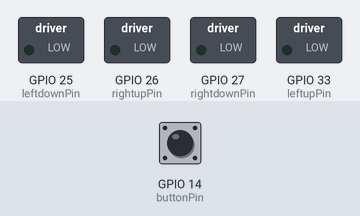
Recording of a sketch running on a simulated ESP32. Shown: switched loads named in the sketch (green lamp = pin HIGH). The test bench sets the inputs (shaded band); at power-on: GPIO 14 (buttonPin) HIGH.

Above: at 1.2 s.
1.3 s: GPIO 14 (buttonPin) pulled LOW for 0.15 s
At 2.4 s:
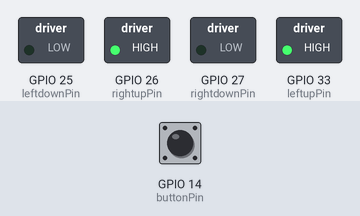
4.2 s: GPIO 14 (buttonPin) pulled LOW for 1 s
At 6.3 s:
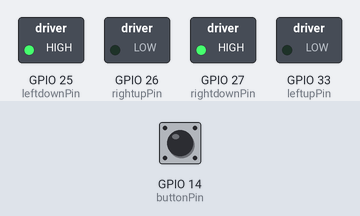
7.9 s: GPIO 14 (buttonPin) pulled LOW for 0.15 s
At 10.0 s:
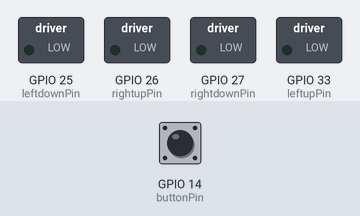
10.2 s: GPIO 14 (buttonPin) pulled LOW for 3.2 s
At 12.8 s:
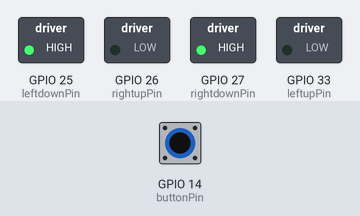
14.9 s: GPIO 14 (buttonPin) pulsed LOW 2 times (0.12 s each, 0.3 s apart)
At 16.4 s:
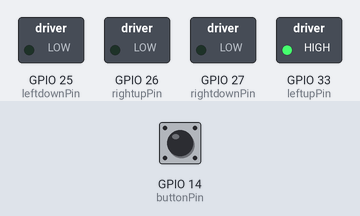
18.5 s: GPIO 14 (buttonPin) pulsed LOW 5 times (0.12 s each, 0.3 s apart)
At 20.9 s:
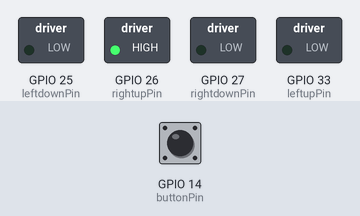
Timing chart, 0 to 22.6 s (numbered marks = the images above; inputs shaded):
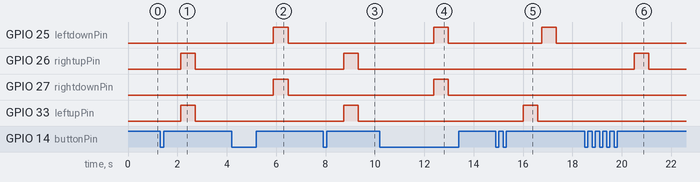

Measured:
- after the input at 1.3 s, GPIO 26 (rightupPin), GPIO 33 (leftupPin): LOW → HIGH after 0.83 s, → LOW 0.60 s later
- after the input at 4.2 s, GPIO 25 (leftdownPin), GPIO 27 (rightdownPin): LOW → HIGH after 1.7 s, → LOW 0.60 s later
- after the input at 7.9 s, GPIO 26 (rightupPin), GPIO 33 (leftupPin): LOW → HIGH after 0.83 s, → LOW 0.60 s later
- after the input at 10.2 s, GPIO 25 (leftdownPin), GPIO 27 (rightdownPin): LOW → HIGH after 2.2 s, → LOW 0.60 s later
- after the input at 14.9 s, GPIO 25 (leftdownPin): LOW → HIGH after 1.9 s, → LOW 0.60 s later; GPIO 33 (leftupPin): LOW → HIGH after 1.1 s, → LOW 0.60 s later
- after the input at 18.5 s, GPIO 26 (rightupPin): LOW → HIGH after 2.0 s, → LOW 0.60 s later

The sketch:

miataWinkSoftPWM.ino
```cpp
// Miata headlight motor controller
// ESP32 DevKit V1
// Non-blocking + soft-start PWM via MOSFETs

#include <Arduino.h>

// ===================== PINS =====================
#define buttonPin 14

#define leftupPin 33
#define leftdownPin 25
#define rightupPin 26
#define rightdownPin 27

// ===================== PWM =====================
#define PWM_FREQ       1500     // Hz (safe for motors, quiet)
#define PWM_RESOLUTION 8        // 8-bit (0–255)
#define PWM_MAX        255
#define PWM_RAMP_TIME  150      // ms soft-start ramp
#define MOTOR_TIME     750      // ms motor activation time for up/down
#define MAX_MOTOR_TIME 900      // ms maximum motor time as safety cutoff
#define WAVE_STEP_DELAY  (MOTOR_TIME*0.75) // Time between wave steps (overlap timing)

#define CH_LEFT_UP     0
#define CH_RIGHT_UP    1
#define CH_LEFT_DOWN   2
#define CH_RIGHT_DOWN  3

// Bitmask helpers
#define MASK(ch) (1 << (ch))

// ===================== BUTTON =====================
#define DEBOUNCE_MS    30
#define CLICK_TIMEOUT  500
#define LONG_HOLD_TIME 2000

// ===================== STATE =====================
// track each headlight physical position independently
// headUp[0] = left (true = up), headUp[1] = right
bool headUp[2] = { false, false };

bool splitFlipped = false;

enum MotionState {
  IDLE,
  ACTIVE,
  WINKING,
  WAVING,
  QUEUED_WAVE
  };

MotionState motionState = IDLE;

unsigned long pwmRampStartCh[4]; // one for each channel
unsigned long motorStopCh[4];
uint8_t activeMask = 0;
unsigned long motionStart = 0;

// ===================== WINK =====================
int winkStep = 0; // 0 = none, 1 = first movement, 2 = return
bool winkLeftNext = true;  // alternates which head winks (left first)
uint8_t winkSide = 0;     // 0 = left, 1 = right (active wink side)
bool winkOriginalUp = false;

// ===================== WAVE =====================
// sequence: left up, right up, left down, right down, repeated
const int waveSequence[] = {
  leftupPin, rightupPin,
  leftdownPin, rightdownPin
};
const int WAVE_STEPS = sizeof(waveSequence) / sizeof(waveSequence[0]);
int waveStep = 0;
unsigned long waveStepStart = 0;

// ===================== BUTTON STATE =====================
bool stableState = HIGH;
bool lastReading = HIGH;
unsigned long lastDebounceTime = 0;
unsigned long pressTime = 0;
unsigned long lastReleaseTime = 0;
int clickCount = 0;
bool waitingForClicks = false;
bool longHoldFired = false;

// ===================== PWM HELPERS =====================
int pinToChannel(int pin) {
  if (pin == leftupPin) return CH_LEFT_UP;
  if (pin == rightupPin) return CH_RIGHT_UP;
  if (pin == leftdownPin) return CH_LEFT_DOWN;
  return CH_RIGHT_DOWN;
}

int channelToPin(int ch) {
  switch (ch) {
    case CH_LEFT_UP: return leftupPin;
    case CH_RIGHT_UP: return rightupPin;
    case CH_LEFT_DOWN: return leftdownPin;
    case CH_RIGHT_DOWN: return rightdownPin;
    default: return -1;
}
}

void setHeadStateFromChannelFinish(int ch) {
  // update headUp[] when a channel finishes
  switch (ch) {
    case CH_LEFT_UP:  headUp[0] = true;  break;
    case CH_LEFT_DOWN: headUp[0] = false; break;
    case CH_RIGHT_UP: headUp[1] = true;  break;
    case CH_RIGHT_DOWN: headUp[1] = false; break;
  }
}

// ===================== PWM (per-channel) =====================
void pwmOffAll() {
  ledcWrite(leftupPin, 0);
  ledcWrite(rightupPin, 0);
  ledcWrite(leftdownPin, 0);
  ledcWrite(rightdownPin, 0);
  activeMask = 0;
  // clear scheduled stops (not required but safer)
  for (int i=0;i<4;i++) motorStopCh[i]=0;
  for (int i=0;i<4;i++) pwmRampStartCh[i]=0;
}

void pwmBegin(int pin) {
  int ch = pinToChannel(pin);
  if (ch < 0) return;
  // If already active, keep existing ramp start but extend stop time.
  if (!(activeMask & MASK(ch))) {
    pwmRampStartCh[ch] = millis();
  }
  motorStopCh[ch] = millis() + MOTOR_TIME;
  activeMask |= MASK(ch);
  // pwmUpdate will ramp the output
}

void pwmUpdate() {
  unsigned long now = millis();
  for (int ch = 0; ch < 4; ch++) {
    if (!(activeMask & MASK(ch))) continue;

    // finished?
    if (now >= motorStopCh[ch]) {
      // stop channel and update head state
      activeMask &= ~MASK(ch);
      int pin = channelToPin(ch);
      if (pin >= 0) ledcWrite(pin, 0);
      setHeadStateFromChannelFinish(ch);
      continue;
    }

    // ramp duty
    unsigned long dt = now - pwmRampStartCh[ch];
    uint8_t duty = (dt >= PWM_RAMP_TIME) ? PWM_MAX : map(dt, 0, PWM_RAMP_TIME, 0, PWM_MAX);
    switch (ch) {
      case CH_LEFT_UP:    ledcWrite(leftupPin, duty); break;
      case CH_RIGHT_UP:   ledcWrite(rightupPin, duty); break;
      case CH_LEFT_DOWN:  ledcWrite(leftdownPin, duty); break;
      case CH_RIGHT_DOWN: ledcWrite(rightdownPin, duty); break;
    }
    }
  }

// ===================== SETUP =====================
void setup() {
  pinMode(buttonPin, INPUT_PULLUP);

  // attach channels (new core API expects pin, freq, res, channel)
  ledcAttachChannel(leftupPin,   PWM_FREQ, PWM_RESOLUTION, CH_LEFT_UP);
  ledcAttachChannel(rightupPin,  PWM_FREQ, PWM_RESOLUTION, CH_RIGHT_UP);
  ledcAttachChannel(leftdownPin, PWM_FREQ, PWM_RESOLUTION, CH_LEFT_DOWN);
  ledcAttachChannel(rightdownPin,PWM_FREQ, PWM_RESOLUTION, CH_RIGHT_DOWN);

  pwmOffAll();
  // Serial.begin(115200); // enable if you want logs

  // ensure both down at startup
  headUp[0] = false;
  headUp[1] = false;
  startReset(); // bring both down if needed
}

// ===================== BUTTON HANDLER =====================
// Returns event codes:
// 0 = none, 1 = single, 2 = double, 3 = triple, 4 = quad, 5 = long hold (reset)
int checkButton() {
  bool reading = digitalRead(buttonPin);

  if (reading != lastReading) lastDebounceTime = millis();

  if (millis() - lastDebounceTime > DEBOUNCE_MS) {
    if (reading != stableState) {
      stableState = reading;
      if (stableState == LOW) {
        pressTime = millis();
        longHoldFired = false;
      } else { // release
        if (!longHoldFired) {
          clickCount++;
          lastReleaseTime = millis();
          waitingForClicks = true;
        }
      }
    }
  }

  lastReading = reading;

  // long-hold detection (immediate)
  if (stableState == LOW && !longHoldFired && (millis() - pressTime) >= LONG_HOLD_TIME) {
    longHoldFired = true;
    clickCount = 0;
    waitingForClicks = false;
    return 5;
  }

  // multi-click timeout
  if (waitingForClicks && (millis() - lastReleaseTime) >= CLICK_TIMEOUT) {
    int c = clickCount;
    clickCount = 0;
    waitingForClicks = false;
    if (c <= 0) return 0;
    if (c == 1) return 1;
    if (c == 2) return 2;
    if (c == 3) return 3;
    return 4; // 4 or more
  }
  return 0;
}

// ===================== MOTIONS =====================
void startBothToggle() {
  motionState = ACTIVE;
  motionStart = millis();

  // toggle both individually
  if (!headUp[0] || !headUp[1]) {
    // if either is down, move both up
    if (!headUp[0]) pwmBegin(leftupPin);
    if (!headUp[1]) pwmBegin(rightupPin);
    // final states will be updated when motors finish
  } else {
    // both up -> move both down
    pwmBegin(leftdownPin);
    pwmBegin(rightdownPin);
  }
}

void startWink() {
  motionState = WINKING;
  motionStart = millis();
  winkStep = 1;

  // choose which side to wink and alternate next time
  winkSide = winkLeftNext ? 0 : 1;
  winkLeftNext = !winkLeftNext;

  // snapshot original position
  winkOriginalUp = headUp[winkSide];

  // start first movement (opposite of original)
  if (winkSide == 0) {
    if (winkOriginalUp) pwmBegin(leftdownPin);
    else                pwmBegin(leftupPin);
  } else {
    if (winkOriginalUp) pwmBegin(rightdownPin);
    else                pwmBegin(rightupPin);
  }
}

void startSplit() {
  motionState = ACTIVE;
  motionStart = millis();
  splitFlipped = !splitFlipped;

  if (!splitFlipped) {
    // left up, right down
    if (!headUp[0]) pwmBegin(leftupPin);
    if (headUp[1])  pwmBegin(rightdownPin);
  } else {
    // left down, right up
    if (headUp[0])  pwmBegin(leftdownPin);
    if (!headUp[1]) pwmBegin(rightupPin);
  }
}

void startReset() {
  // move both down (ensure both are down)
  motionState = ACTIVE;
  motionStart = millis();
  if (headUp[0]) pwmBegin(leftdownPin);
  if (headUp[1]) pwmBegin(rightdownPin);
  // if already down, nothing starts and activeMask==0 will cause immediate IDLE
}

void queueWaveOrStart() {
  // If either head is up, bring them down first and queue the wave.
  if (headUp[0] || headUp[1]) {
    motionState = QUEUED_WAVE;
    // Start downs if needed
    if (headUp[0]) pwmBegin(leftdownPin);
    if (headUp[1]) pwmBegin(rightdownPin);
  } else {
    // Already down: start wave immediately
    motionState = WAVING;
    waveStep = 0;
    waveStepStart = millis();
    pwmBegin(waveSequence[waveStep++]); // start first wave step
  }
}

void startWave() {
  motionState = WAVING;
  waveStep = 0;
  waveStepStart = millis();
  pwmBegin(waveSequence[waveStep++]);
}

// Stop wave immediately (called on button press while WAVING)
void stopWaveNow() {
  pwmOffAll();
  motionState = IDLE;
  startReset();
}

// ===================== MOTION UPDATE =====================
void updateMotion() {
  unsigned long now = millis();

  // update PWM outputs and detect per-channel finishes
  pwmUpdate();

  // Handle queued wave: wait until all motors finished (activeMask == 0) then start wave
  if (motionState == QUEUED_WAVE && activeMask == 0) {
    motionState = WAVING;
    waveStep = 0;
    waveStepStart = millis();
    pwmBegin(waveSequence[waveStep++]); // start first wave step
    return;
  }

  if (motionState == WINKING) {
    uint8_t upCh   = (winkSide == 0) ? CH_LEFT_UP   : CH_RIGHT_UP;
    uint8_t downCh = (winkSide == 0) ? CH_LEFT_DOWN : CH_RIGHT_DOWN;

    bool sideActive = (activeMask & (MASK(upCh) | MASK(downCh))) != 0;

    if (!sideActive) {
      if (winkStep == 1) {
        // return to original position
        if (winkSide == 0) {
          if (winkOriginalUp) pwmBegin(leftupPin);
          else                pwmBegin(leftdownPin);
        } else {
          if (winkOriginalUp) pwmBegin(rightupPin);
          else                pwmBegin(rightdownPin);
        }
        winkStep = 2;
      } else {
        // wink finished
        motionState = IDLE;
        winkStep = 0;
      }
    }
    return;
  }

  if (motionState == WAVING) {
    // start next wave step when WAVE_STEP_DELAY elapsed since last step started
    if ((now - waveStepStart) >= WAVE_STEP_DELAY) {
      // If waveStep reached end, wrap to continue indefinitely
      if (waveStep >= WAVE_STEPS) {
        waveStep = 0;
      }
      // start next step without killing previous (per-channel stop logic handles each)
      pwmBegin(waveSequence[waveStep++]);
      waveStepStart = now;
    }
    return;
  }

  // ACTIVE state: standard toggles/split/reset — finish when all motors finish
  if (motionState == ACTIVE) {
    // safety cutoff
    if ((now - motionStart) >= MAX_MOTOR_TIME) {
    pwmOffAll();
    motionState = IDLE;
      return;
  }
    // If nothing is actively driven, done
     if (activeMask == 0) {
        motionState = IDLE;
      return;
     }
  }
}

// ===================== MAIN LOOP =====================
void loop() {
  int evt = checkButton();

  // If button pressed while WAVING, stop the wave (any event)
  if (motionState == WAVING && evt != 0) {
    stopWaveNow();
    // consume event so it doesn't trigger other actions immediately; return early
    return;
  }

  // long hold event returned immediately by checkButton
  if (evt == 5) {
    startReset();
  } else {
    // If idle, accept new multi-click events; otherwise ignore (or you could queue)
    if (motionState == IDLE) {
      if (evt == 1) startBothToggle();
      else if (evt == 2) startWink();
      else if (evt == 3) queueWaveOrStart();
      else if (evt == 4) startSplit();
    }
  }

  // update PWM & motion handling each loop
  updateMotion();
}
```
